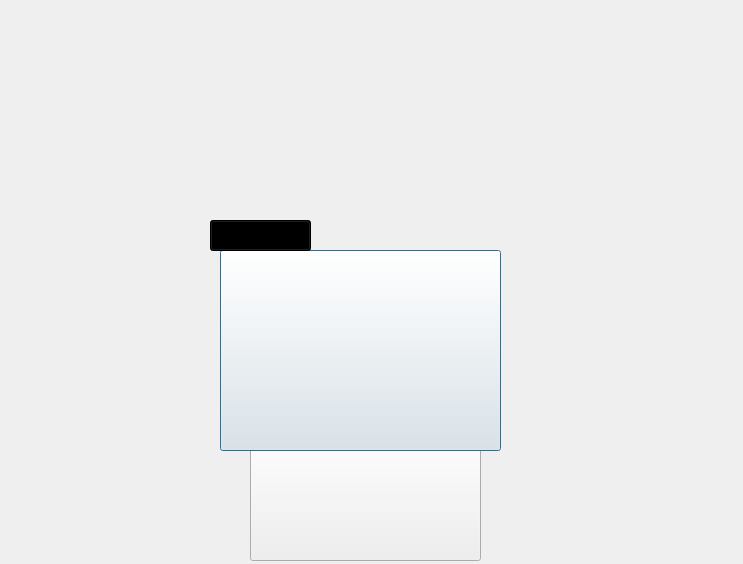
<?xml version="1.0" encoding="UTF-8"?>
<ui version="4.0">
 <class>dialog_start</class>
 <widget class="QDialog" name="dialog_start">
  <property name="geometry">
   <rect>
    <x>0</x>
    <y>0</y>
    <width>743</width>
    <height>564</height>
   </rect>
  </property>
  <property name="sizePolicy">
   <sizepolicy hsizetype="Fixed" vsizetype="Fixed">
    <horstretch>0</horstretch>
    <verstretch>0</verstretch>
   </sizepolicy>
  </property>
  <property name="contextMenuPolicy">
   <enum>Qt::NoContextMenu</enum>
  </property>
  <property name="styleSheet">
   <string notr="true"/>
  </property>
  <widget class="QPushButton" name="button_start">
   <property name="geometry">
    <rect>
     <x>220</x>
     <y>250</y>
     <width>281</width>
     <height>201</height>
    </rect>
   </property>
   <property name="font">
    <font>
     <pointsize>14</pointsize>
     <weight>75</weight>
     <bold>true</bold>
    </font>
   </property>
   <property name="styleSheet">
    <string notr="true">border-image: url(:/pictures/resources/start_bk.png);</string>
   </property>
   <property name="text">
    <string/>
   </property>
  </widget>
  <widget class="QPushButton" name="button_exit">
   <property name="geometry">
    <rect>
     <x>250</x>
     <y>420</y>
     <width>231</width>
     <height>141</height>
    </rect>
   </property>
   <property name="styleSheet">
    <string notr="true">border-image: url(:/pictures/resources/exit_bk.png);</string>
   </property>
   <property name="text">
    <string/>
   </property>
  </widget>
  <widget class="QLabel" name="label1">
   <property name="geometry">
    <rect>
     <x>90</x>
     <y>-170</y>
     <width>561</width>
     <height>541</height>
    </rect>
   </property>
   <property name="styleSheet">
    <string notr="true">border-image: url(:/pictures/resources/title_bk.png);</string>
   </property>
   <property name="text">
    <string/>
   </property>
  </widget>
  <widget class="QLabel" name="chosed_name">
   <property name="geometry">
    <rect>
     <x>590</x>
     <y>250</y>
     <width>111</width>
     <height>41</height>
    </rect>
   </property>
   <property name="text">
    <string/>
   </property>
  </widget>
  <widget class="QLabel" name="label_lastname">
   <property name="geometry">
    <rect>
     <x>320</x>
     <y>220</y>
     <width>251</width>
     <height>31</height>
    </rect>
   </property>
   <property name="text">
    <string/>
   </property>
  </widget>
  <widget class="QPushButton" name="but_changeuser">
   <property name="geometry">
    <rect>
     <x>210</x>
     <y>220</y>
     <width>101</width>
     <height>31</height>
    </rect>
   </property>
   <property name="styleSheet">
    <string notr="true">border-color:rgb(255, 255, 255);
background-color:rgb(0,0,0);</string>
   </property>
   <property name="text">
    <string>切换用户</string>
   </property>
  </widget>
  <zorder>label1</zorder>
  <zorder>chosed_name</zorder>
  <zorder>label_lastname</zorder>
  <zorder>button_exit</zorder>
  <zorder>button_start</zorder>
  <zorder>but_changeuser</zorder>
 </widget>
 <resources/>
 <connections/>
</ui>
